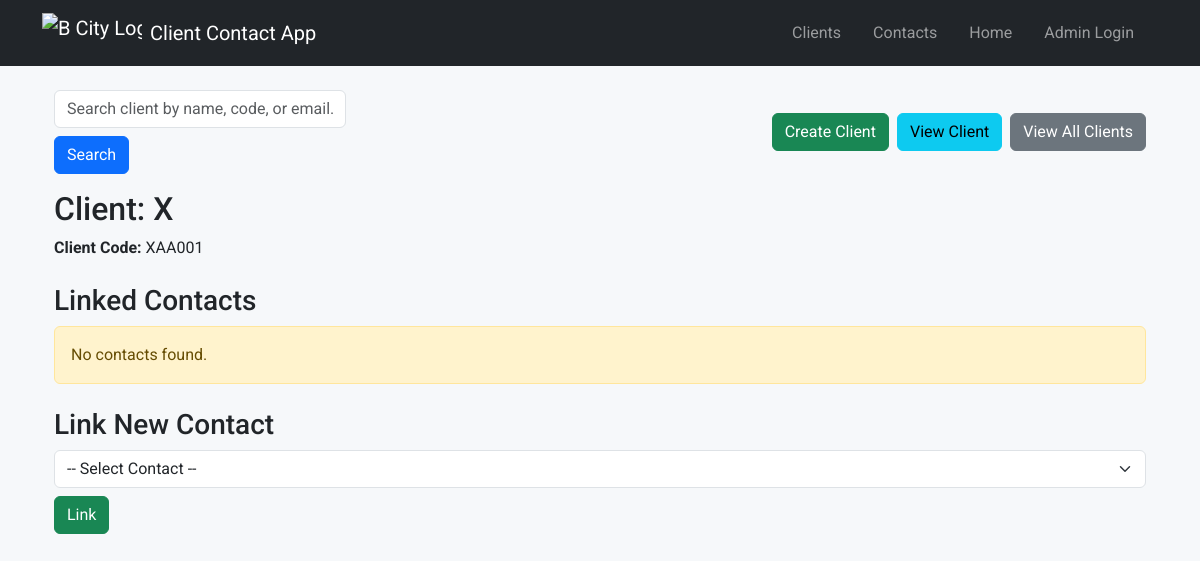
Before: /clients/7 with the older database file.
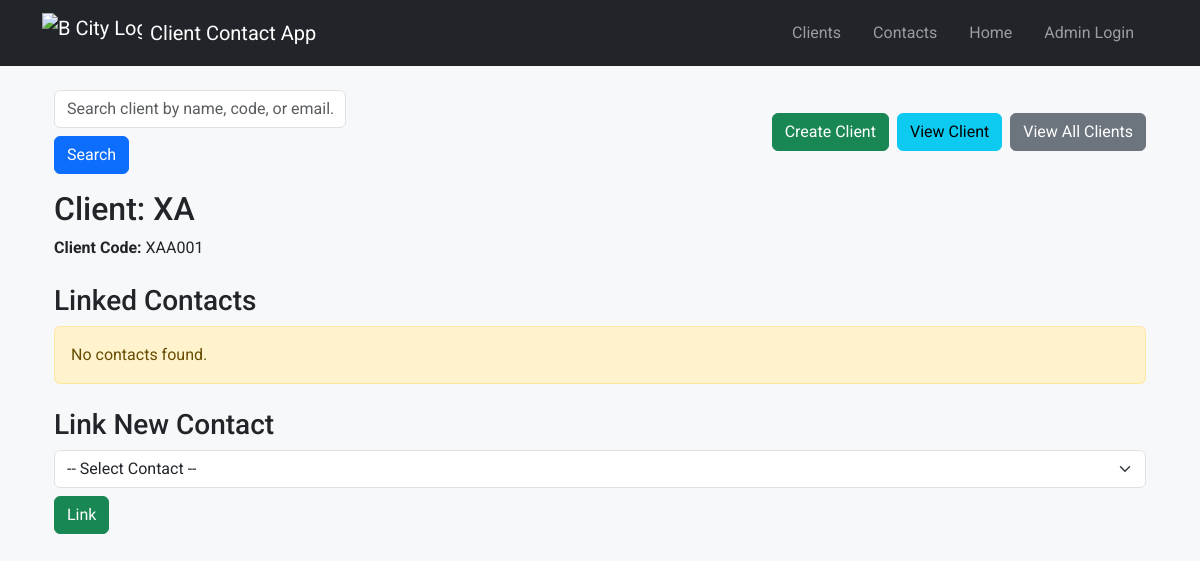
After: the same page with the newer database file.
### models/client.py (models this page shows, shortened)
class Client(db.Model):
    __tablename__ = 'client'
    id = db.Column(db.Integer, primary_key=True)
    name = db.Column(db.String(100), nullable=False)
    client_code = db.Column(db.String(50), nullable=False, unique=True)
    contacts = db.relationship(
        'Contact',
        secondary='client_contact',
        back_populates='clients'
    )

### routes/client.py (the view)
@client_bp.route('/<int:client_id>')
def view_client(client_id):
    client = Client.query.get_or_404(client_id)
    linked_contacts = client.contacts
    available_contacts = Contact.query.filter(~Contact.clients.any(id=client.id)).all()
    return render_template(
        'client_detail.html',
        client=client,
        contacts=linked_contacts,
        available_contacts=available_contacts
    )

### templates/client_detail.html (shortened to what this page needs)
{% extends 'base.html' %}
{% block content %}
<div class="container">
    <div class="d-flex flex-wrap gap-2 mb-3 align-items-center">
        <form id="search-client-form" class="d-flex gap-2 flex-wrap" style="margin-bottom:0;">
            <input type="text" id="search-client-input" name="query" placeholder="Search client by name, code, or email..." class="form-control" required>
            <button type="submit" class="btn btn-primary">Search</button>
        </form>
        <a href="{{ url_for('client.create_client') }}" class="btn btn-success ms-auto">Create Client</a>
        <a href="{{ url_for('client.view_client', client_id=client.id) }}" class="btn btn-info">View Client</a>
        <a href="{{ url_for('client.list_clients') }}" class="btn btn-secondary">View All Clients</a>
    </div>
    <div class="mb-4">
        <h2>Client: {{ client.name }}</h2>
        <p><b>Client Code:</b> {{ client.client_code }}</p>
    </div>
    <h3>Linked Contacts</h3>
    {% if contacts %}
    <table class="table custom-compact-table" id="contactsTable">
        <thead>
            <tr>
                <th>Full Name</th>
                <th>Email</th>
                <th></th>
            </tr>
        </thead>
        <tbody>
        {% for contact in contacts %}
        <tr id="contact-row-{{ contact.id }}">
            <td>{{ contact.name }} {{ contact.surname }}</td>
            <td>{{ contact.email }}</td>
            <td>
                <a href="#"
                    class="btn btn-sm btn-danger unlink-btn"
                    data-contact-id="{{ contact.id }}"
                    data-url="{{ url_for('client.unlink_contact', client_id=client.id) }}">
                    Unlink
                </a>
            </td>
        </tr>
        {% endfor %}
        </tbody>
    </table>
    {% else %}
    <div class="alert alert-warning">No contacts found.</div>
    {% endif %}
    <h3 class="mt-4">Link New Contact</h3>
    <form id="link-contact-form" class="d-flex gap-2 flex-wrap mb-3">
        <select name="contact_id" id="contact_id" class="form-select" style="min-width:220px;">
            <option value="">-- Select Contact --</option>
        </select>
        <button type="submit" class="btn btn-success">Link</button>
    </form>
</div>
{% endblock %}

Changed rows visible on the page:
changed Client "XAA001": name "X" → "XA"
